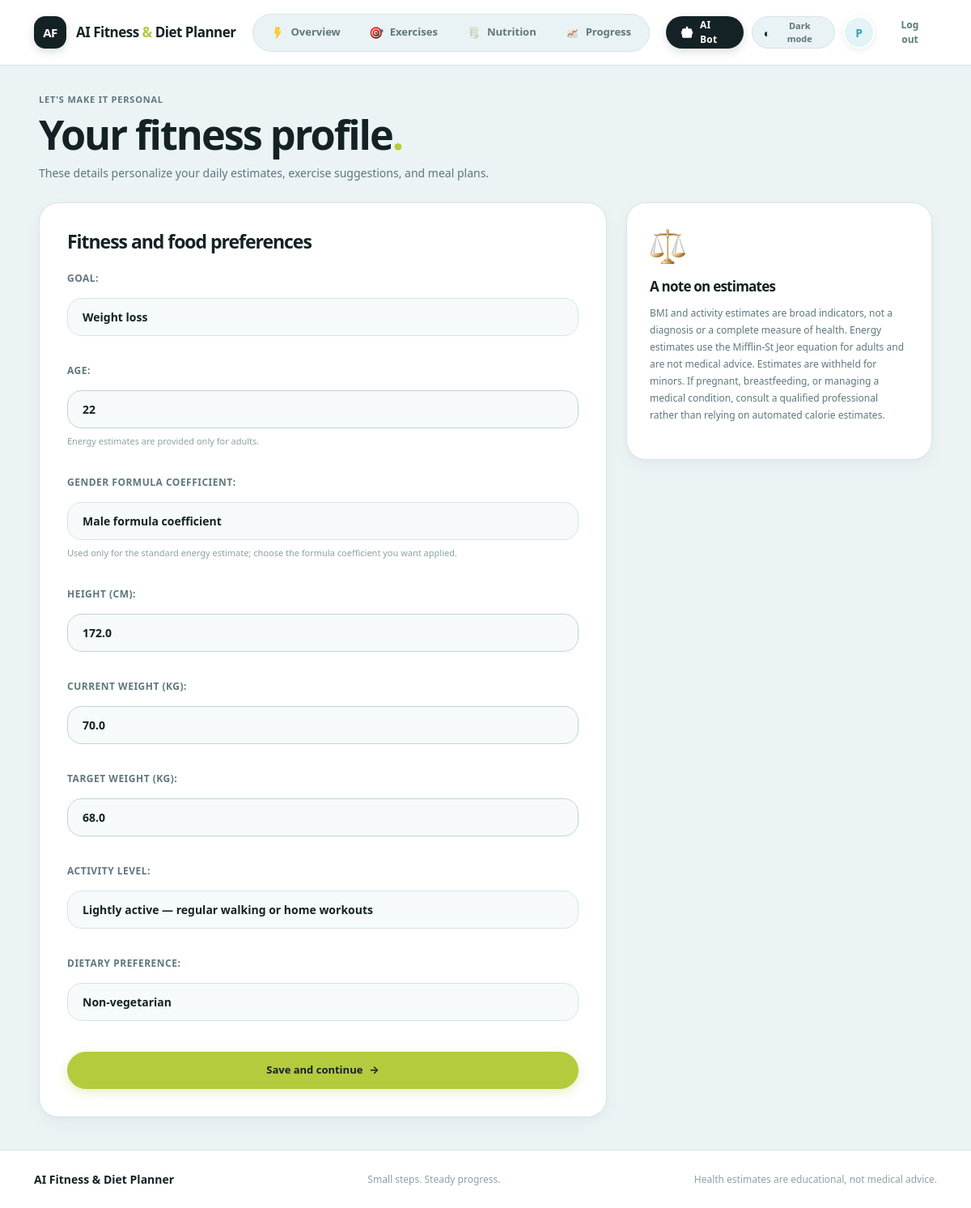
The page /onboarding/ (signed in) on the database its author committed.
### core/models.py (models this page shows, shortened)
class Profile(models.Model):
    GOAL_CHOICES = [
        ("weight_loss", "Weight loss"),
        ("muscle_gain", "Muscle gain"),
        ("maintenance", "Maintain weight"),
    ]
    ACTIVITY_CHOICES = [
        ("low", "Sedentary — mostly sitting, little planned exercise"),
        ("light", "Lightly active — regular walking or home workouts"),
        ("moderate", "Moderately active — exercise several days each week"),
        ("high", "Very active — frequent intense exercise or gym training"),
    ]
    DIET_CHOICES = [
        ("vegetarian", "Vegetarian"),
        ("non_vegetarian", "Non-vegetarian"),
        ("eggetarian", "Eggitarian (eggs only; no meat or fish)"),
    ]
    CALCULATION_SEX_CHOICES = [
        ("female", "Female formula coefficient"),
        ("male", "Male formula coefficient"),
    ]
    user = models.OneToOneField(settings.AUTH_USER_MODEL, on_delete=models.CASCADE)
    goal = models.CharField(max_length=20, choices=GOAL_CHOICES, blank=True)
    age = models.PositiveSmallIntegerField(null=True, blank=True, validators=[MinValueValidator(13), MaxValueValidator(120)])
    calculation_sex = models.CharField(max_length=8, choices=CALCULATION_SEX_CHOICES, blank=True)
    height_cm = models.DecimalField(max_digits=5, decimal_places=1, null=True, blank=True, validators=[MinValueValidator(1)])
    current_weight_kg = models.DecimalField(max_digits=5, decimal_places=1, null=True, blank=True, validators=[MinValueValidator(1)])
    target_weight_kg = models.DecimalField(max_digits=5, decimal_places=1, null=True, blank=True, validators=[MinValueValidator(1)])
    goal_target_date = models.DateField(null=True, blank=True, editable=False)
    activity_level = models.CharField(max_length=12, choices=ACTIVITY_CHOICES, blank=True)
    allergies = models.CharField(max_length=255, blank=True, editable=False)
    dietary_preference = models.CharField(max_length=30, choices=DIET_CHOICES, blank=True)
    created_at = models.DateTimeField(auto_now_add=True)
    updated_at = models.DateTimeField(auto_now=True)

### core/views.py (the view)
# urls.py: path("onboarding/", views.onboarding, name="onboarding"),
@login_required
def onboarding(request):
    profile, _ = Profile.objects.get_or_create(user=request.user)
    form = ProfileForm(request.POST or None, instance=profile)
    if request.method == "POST" and form.is_valid():
        saved = form.save(commit=False)
        saved.user = request.user
        saved.save()
        messages.success(request, "Your fitness profile has been saved.")
        return redirect("dashboard")
    return render(request, "core/onboarding.html", {"form": form})

### templates/core/onboarding.html (shortened to what this page needs)
{% extends "base.html" %}
{% load static %}
{% block content %}
<section class="page-heading"><p class="eyebrow">LET'S MAKE IT PERSONAL</p><h1>Your fitness profile<span class="green-dot">.</span></h1><p>These details personalize your daily estimates, exercise suggestions, and meal plans.</p></section>
<section class="content-grid"><div class="panel form-panel"><h2>Fitness and food preferences</h2><form method="post" class="form-stack">{% csrf_token %}{{ form.as_p }}<button class="button" type="submit">Save and continue <span aria-hidden="true">→</span></button></form></div><aside class="panel note-panel"><img class="feature-gif" src="{% static 'icon/bmi.png' %}" alt="" width="56" height="56" loading="lazy"><h3>A note on estimates</h3><p>BMI and activity estimates are broad indicators, not a diagnosis or a complete measure of health. Energy estimates use the Mifflin-St Jeor equation for adults and are not medical advice. Estimates are withheld for minors. If pregnant, breastfeeding, or managing a medical condition, consult a qualified professional rather than relying on automated calorie estimates.</p></aside></section>
{% endblock %}

### templates/base.html (shortened to what this page needs)
{% load static %}
<!doctype html>
<html lang="en">
<head>
  <link rel="stylesheet" href="{% static 'core/site.css' %}?v=7">
  <link rel="stylesheet" href="{% static 'core/redesign.css' %}?v=4">
</head>
<body>
  <div class="site-shell">
    <header class="site-header app-header">
      <a class="brand" href="{% if user.is_authenticated %}{% url 'dashboard' %}{% else %}{% url 'home' %}{% endif %}" aria-label="AI Fitness home">
        <span class="brand-mark" aria-hidden="true"><span>AF</span></span><span class="brand-name">AI Fitness <span>&amp;</span> Diet Planner</span>
      </a>
      {% if user.is_authenticated %}
        <nav class="main-nav" aria-label="Main navigation">
          <a class="" href="{% url 'dashboard' %}"><img class="nav-gif-icon" src="{% static 'icon/energy.png' %}" alt=""><span>Overview</span></a>
          <a class="" href="{% url 'exercises' %}"><img class="nav-gif-icon" src="{% static 'icon/target.png' %}" alt=""><span>Exercises</span></a>
          <a class="" href="{% url 'nutrition' %}"><img class="nav-gif-icon" src="{% static 'icon/plan.png' %}" alt=""><span>Nutrition</span></a>
          <a class="" href="{% url 'progress' %}"><img class="nav-gif-icon" src="{% static 'icon/graph.png' %}" alt=""><span>Progress</span></a>
        </nav>
        <div class="header-tools">
          <a class="header-plan-link" href="{% url 'ai_chat' %}"><img class="header-plan-icon" src="{% static 'icon/ai.png' %}" alt=""> <span>AI Bot</span></a>
          <button class="theme-toggle" type="button" data-theme-toggle aria-label="Switch to dark theme" title="Switch theme"><span class="theme-icon" aria-hidden="true">◐</span><span class="theme-toggle-label">Theme</span></button>
          <a class="header-avatar" href="{% url 'profile' %}" aria-label="Profile settings">{{ user.first_name|default:user.email|default:user.username|first|upper }}</a>
          <form class="header-logout" method="post" action="{% url 'logout' %}">{% csrf_token %}<button class="logout-button" type="submit">Log out</button></form>
        </div>
      {% endif %}
    </header>
    <main id="main-content" tabindex="-1">
      {% block content %}{% endblock %}
    </main>
    <footer class="site-footer"><a class="footer-brand" href="{% url 'home' %}">AI Fitness &amp; Diet Planner</a><span>Small steps. Steady progress.</span><span>Health estimates are educational, not medical advice.</span></footer>
  </div>
</body>
</html>

### rows shown on the page
Profile: goal "Weight loss", age "22", calculation_sex "Male formula coefficient", height_cm "172.0", current_weight_kg "70.0", target_weight_kg "68.0", activity_level "Lightly active — regular walking or home workouts", dietary_preference "Non-vegetarian"

### other values the page prints
{{ user.first_name|default:user.email|default:user.username|first|upper }} "P"
